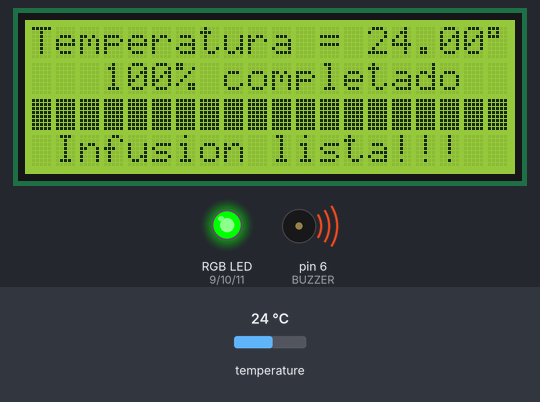
This sketch was run on a simulated Arduino Uno, built with avr-gcc and run on an emulated ATmega328P. On the bench: 20×4 character LCD, an RGB LED mixed from three pins (HIGH = lit), buzzer (waves = sounding). The inputs (shaded band) are chosen by the test bench; at power-on: temperature 24 °C.

Above: at 1.0 s.
At 65.0 s:
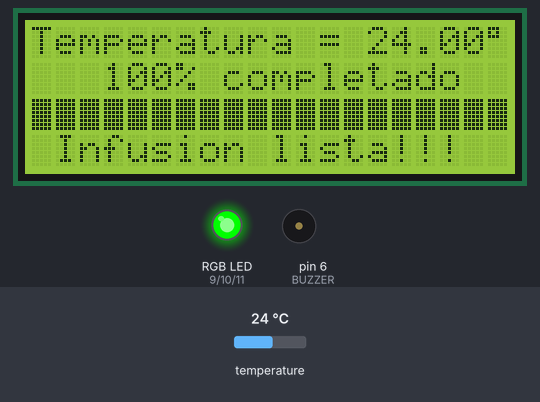
At 129.5 s:
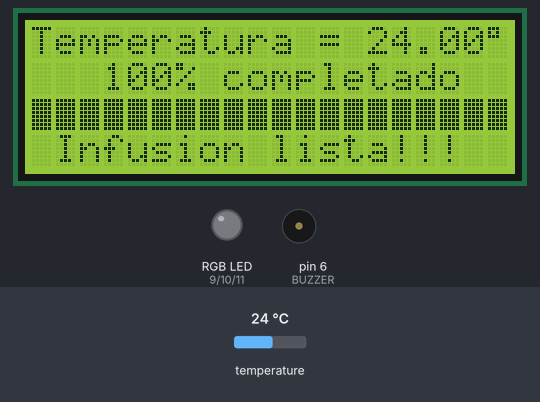
Timing chart, 0 to 130.0 s (numbered marks = the images above):
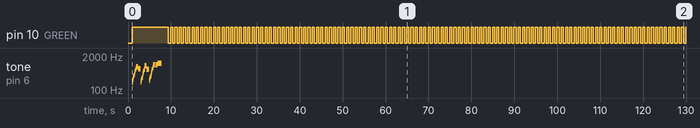

Measured:
- by itself, pin 10 (GREEN): repeats every 1.0 s: LOW 0.50 s, HIGH 0.50 s
- by itself, tone on pin 6 (BUZZER): plays 196 Hz for 0.17 s, 262 Hz for 0.17 s, 330 Hz for 0.17 s, 392 Hz for 0.17 s, 523 Hz for 0.17 s, 659 Hz for 0.17 s … (27 notes in this stretch)

The sketch:

SondaDeLiquidos__DS18B20_.ino
```cpp
//Librerias para el sensor DS18B20
#include <OneWire.h>
#include <DallasTemperature.h>

//Libreria para la pantalla lcd
#include <LiquidCrystal_I2C.h>
#include <Wire.h>

//Se define el pin para el sensor DS18B20
const int PINSENSOR = 3;

//Se definen los dos objetos para el sensor
OneWire oneWireObjeto(PINSENSOR);
DallasTemperature sensor(&oneWireObjeto);

//Se define la pantalla
LiquidCrystal_I2C lcd (0x27, 20, 4);

//Variables para la temperatura
float temp;
const int TEMP_IDEAL = 56;

//RGB
const int RED = 9;
const int GREEN = 10;
const int BLUE = 11;

//Buzzer
const int BUZZER = 6;

//Contador
int contador = 0;

void setup(void)
{
  //Se inicia el sensor
  sensor.begin();

  //Se inicia la pantalla
  lcd.init();
  lcd.clear();
  lcd.backlight();

  //Se inicia el RGB
  pinMode(RED, OUTPUT);
  pinMode(GREEN, OUTPUT);
  pinMode(BLUE, OUTPUT);

  //Se inicia el buzzer
  pinMode(BUZZER, OUTPUT);
}

void loop(void)
{
  sensor.requestTemperatures(); //Se lee la temperatura
  temp = sensor.getTempCByIndex(0); //Se obtiene la temperatura en ºC
  showHeader();
  checkTemperatureAndShowInfo(temp);

  while(temp <= TEMP_IDEAL){
    if(contador == 0){
      marioLevelCompleteTheme();
    }
    contador++;
    flashingLight();
  }
  contador = 0;
  delay(1000);
}

void checkTemperatureAndShowInfo(float temperature){
  if(temperature > 76){
    showInfo(20, 3, " Cuidado que quema  ", temperature);
  } else if(temperature > 72){
    showInfo(40, 6, " Esta muy caliente  ", temperature);
  } else if(temperature > 68){
    showInfo(50, 10, "   Sigue caliente   ", temperature);
  } else if(temperature > 60){
    showInfo(60, 13, "Se empieza a enfriar", temperature);
  } else if(temperature > TEMP_IDEAL){
    showInfo(80, 16, "   Ya falta poco    ", temperature);
  } else{
    showInfo(100, 20, " Infusion lista!!!  ", temperature);
  }
}

void showInfo(int percent, int position, String message, float temperature){
  //Print second row
    lcd.setCursor(0, 1);
    lcd.print("   ");
    lcd.print(percent);
    lcd.print("% completado");
  //Print third row
    lcd.setCursor(0, 2);
    for(int i = 0; i < position; i++){
      lcd.write(0xFF); //Imprime todos los puntos de la cuadricula
    }
  //Print fourth row
    lcd.setCursor(0,3);
    lcd.print(message);
  //Select led color
    showRgb(temperature);
}

void showHeader(){
  lcd.setCursor(0, 0);
  lcd.print("Temperatura = ");
  lcd.print(sensor.getTempCByIndex(0));
  lcd.print(char(223)); //Para imprimir el signo de lo grados
}

void ledColor(int redValue, int greenValue, int blueValue){
  analogWrite(RED, redValue);
  analogWrite(GREEN, greenValue);
  analogWrite(BLUE, blueValue);
}

void showRgb(float temperature){
  if(temperature > 68){
    ledColor(255, 0, 0);
  } else if(temperature > 56){
    ledColor(0, 0, 255);
  } else {
    ledColor(0, 255, 0);
  }
}

void flashingLight(){
  ledColor(0, 255, 0);
  delay(500);
  ledColor(0, 0, 0);
  delay(500);
}

void marioLevelCompleteTheme() {
  //Clave de Fa
  int Sol_FA = 196;
  int LAb_FA = 208;
  int SiB_FA = 233;

  //Clave de Do
  int C4 = 262;
  int CS4 = 277;
  int D4 = 294;
  int DS4 = 311;
  int E4 = 330;
  int F4 = 349;
  int G4 = 392;
  int GS4 = 415;
  int AS4 = 466;
  int C5 = 523;
  int D5 = 587;
  int DS5 = 622;
  int E5 = 659;
  int F5 = 698;
  int G5 = 784;
  int GS5 = 831;
  int AS5 = 932;
  int C6 = 1047;

  tone(BUZZER, Sol_FA);
  delay(166);
  tone(BUZZER, C4);
  delay(166);
  tone(BUZZER, E4);
  delay(166);

  tone(BUZZER, G4);
  delay(166);
  tone(BUZZER, C5);
  delay(166);
  tone(BUZZER, E5);
  delay(166);

  tone(BUZZER, G5);
  delay(500);

  tone(BUZZER, E5);
  delay(500);

  ////////////////////////

  tone(BUZZER, LAb_FA);
  delay(166);
  tone(BUZZER, C4);
  delay(166);
  tone(BUZZER, DS4);
  delay(166);

  tone(BUZZER,GS4);
  delay(166);
  tone(BUZZER, C5);
  delay(166);
  tone(BUZZER, DS5);
  delay(166);

  tone(BUZZER, GS5);
  delay(500);

  tone(BUZZER, DS5);
  delay(500);

  /////////////////////////

  tone(BUZZER, SiB_FA);
  delay(166);
  tone(BUZZER, D4);
  delay(166);
  tone(BUZZER, F4);
  delay(166);

  tone(BUZZER, AS4);
  delay(166);
  tone(BUZZER, D5);
  delay(166);
  tone(BUZZER, F5);
  delay(166);

  tone(BUZZER, AS5);
  delay(400);
  noTone(BUZZER);
  delay(100);

  tone(BUZZER, AS5);
  delay(120);
  noTone(BUZZER);
  delay(46);
  tone(BUZZER, AS5);
  delay(120);
  noTone(BUZZER);
  delay(46);
  tone(BUZZER, AS5);
  delay(120);
  noTone(BUZZER);
  delay(46);

  tone(BUZZER, C6);
  delay(1000);
  noTone(BUZZER);
  delay(1000);
}
```
